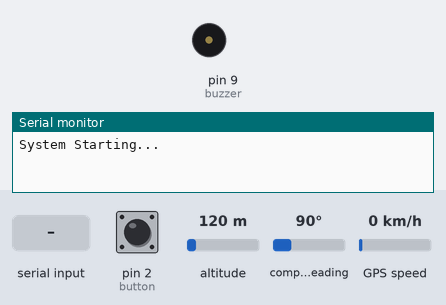
Bench run of a sketch on a simulated Arduino Uno, built with avr-gcc and run on an emulated ATmega328P. Shown: buzzer (waves = sounding, pin HIGH), the last lines printed to the serial monitor. The inputs (shaded band) are chosen by the test bench; at power-on: pin 2 (button) HIGH, altitude 120 m, compass heading 90°, GPS speed 0 km/h. The GPS gets a fix after 3 s at 37.7749, -122.4194 with 8 satellites; the modem accepts every AT command (registered, SIM ready, sends succeed) and sends nothing else.

Above: at 1.2 s.
1.3 s: pin 2 (button) pulled LOW for 0.15 s
At 1.8 s:
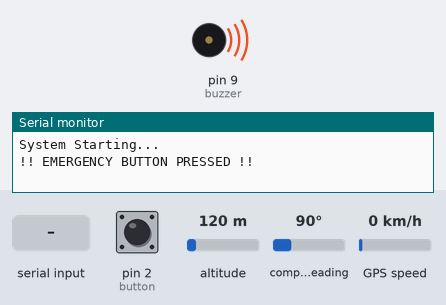
3.8 s: ",1" received over the second serial link
6.3 s: ",5" received over the second serial link
10.4 s: "1" received over the second serial link
Timing chart, 0 to 13.4 s (numbered marks = the images above; inputs shaded):
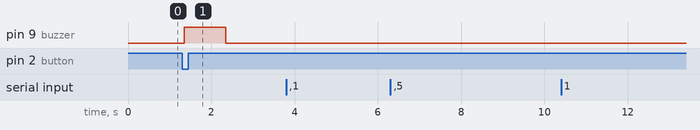

Measured:
- after the input at 1.3 s, pin 9 (buzzer): LOW → HIGH after 0.05 s, → LOW 1.0 s later
- after the input at 6.3 s, every drawn part: stays the same

The sketch:

sketch_sep20a_copy_20250926195053.ino
```cpp
#include <SoftwareSerial.h>
#include <TinyGPS++.h>

// GSM module on pins 7 (RX), 8 (TX)
SoftwareSerial gsm(7, 8);

// GPS module on hardware Serial (pins 0,1)
TinyGPSPlus gps;
// Pins
const int buzzer = 9;
const int button = 2;

float lat = 0.0;
float lon = 0.0;
bool buttonPressed = false;

void setup() {
  pinMode(buzzer, OUTPUT);
  pinMode(button, INPUT_PULLUP);

  Serial.begin(9600); // GPS
  gsm.begin(9600);    // GSM

  Serial.println("System Starting...");
}

void loop() {
  // Read GPS data
  while (Serial.available() > 0) {
    gps.encode(Serial.read());
    if (gps.location.isUpdated()) {
      lat = gps.location.lat();
      lon = gps.location.lng();
      Serial.print("GPS Updated: ");
      Serial.print(lat, 6);
      Serial.print(", ");
      Serial.println(lon, 6);
    }
  }

  // Check SOS button
  if (digitalRead(button) == LOW) {
    delay(50); // debounce
    if (digitalRead(button) == LOW) {
      buttonPressed = true;
      digitalWrite(buzzer, HIGH);
      Serial.println("!! EMERGENCY BUTTON PRESSED !!");
      delay(1000);
      digitalWrite(buzzer, LOW);
    }
  }

  // If button pressed, try sending SMS until success
  if (buttonPressed) {
    bool sent = false;
    int attempts = 0;

    while (!sent && attempts < 5) {   // retry up to 5 times
      if (gsmRegistered()) {
        sent = sendSMS();
      } else {
        Serial.println("GSM not registered. Retrying...");
      }
      attempts++;
      delay(5000); // wait 5s before retry
    }

    if (sent) {
      Serial.println("✅ SMS Sent Successfully!");
    } else {
      Serial.println("❌ Failed to send SMS after 5 attempts.");
    }

    buttonPressed = false;
  }
}

// Check GSM network registration
bool gsmRegistered() {
  gsm.println("AT+CREG?");
  delay(1000);
  while (gsm.available()) {
    String response = gsm.readString();
    Serial.println("GSM Response: " + response);
    if (response.indexOf(",1") != -1 || response.indexOf(",5") != -1) {
      return true;  // Registered
    }
  }
  return false;
}

// Send SMS with location
bool sendSMS() {
  gsm.println("AT+CMGF=1");
  delay(1000);

  gsm.println("AT+CMGS=\"+91xxxxxxxxx47\""); // your phone number
  delay(1000);

  gsm.print("🚨 Emergency! I need help.\nMy location:\n");
  gsm.print("https://maps.google.com/?q=");
  gsm.print(lat, 6);
  gsm.print(",");
  gsm.print(lon, 6);

  gsm.write(26); // CTRL+Z
  delay(5000);

  // Check for confirmation
  if (gsm.available()) {
    String response = gsm.readString();
    Serial.println("SMS Response: " + response);
    if (response.indexOf("OK") != -1) {
      return true;  // SMS sent
    }
  }
  return false; // failed
}
```
